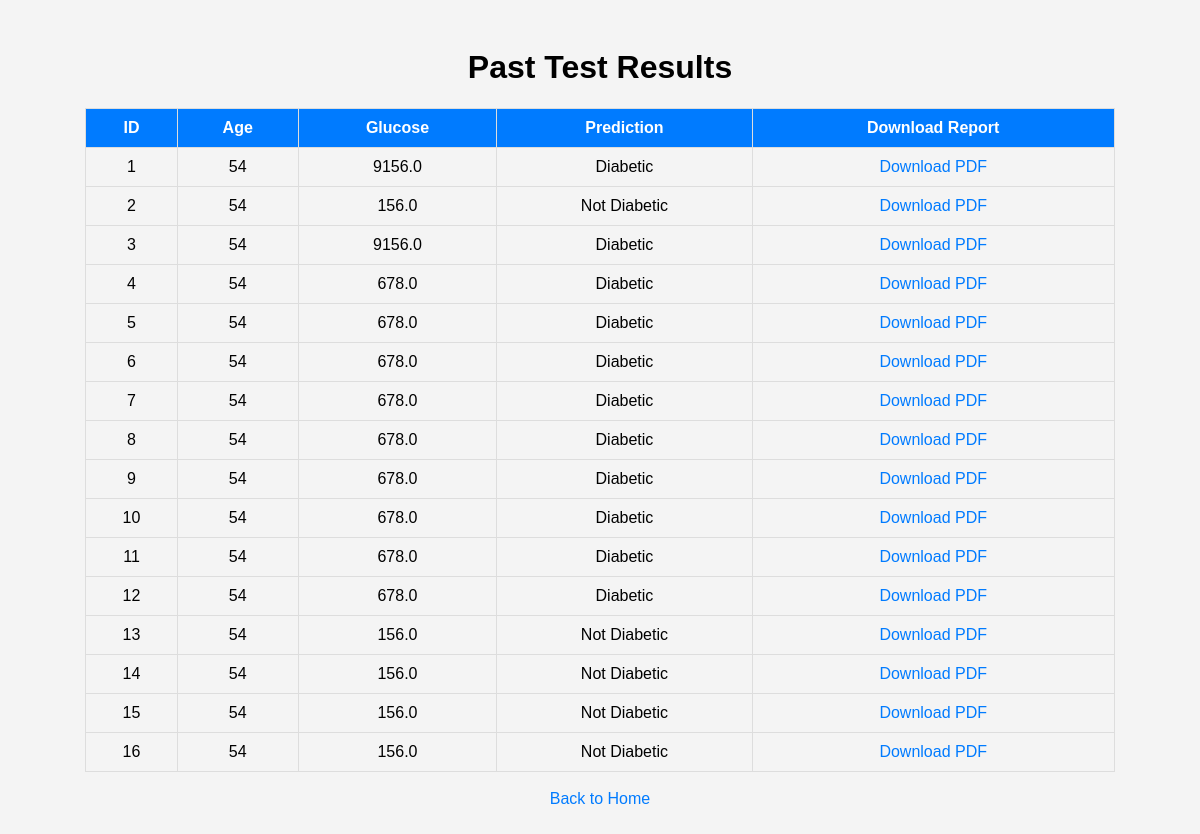
The app's page /results with its own data.
### app.py (models this page shows)
class TestResult(db.Model):
    id = db.Column(db.Integer, primary_key=True)
    pregnancies = db.Column(db.Integer, nullable=False)
    glucose = db.Column(db.Float, nullable=False)
    bp = db.Column(db.Float, nullable=False)
    skin_thickness = db.Column(db.Float, nullable=False)
    insulin = db.Column(db.Float, nullable=False)
    bmi = db.Column(db.Float, nullable=False)
    dpf = db.Column(db.Float, nullable=False)
    age = db.Column(db.Integer, nullable=False)
    exercise = db.Column(db.Integer, nullable=False)
    family_history = db.Column(db.Integer, nullable=False)
    diet = db.Column(db.Integer, nullable=False)
    homa_ir = db.Column(db.Float, nullable=False)
    estimated_bp = db.Column(db.Float, nullable=False)
    heart_rate = db.Column(db.Float, nullable=False)
    oxygen_level = db.Column(db.Float, nullable=False)
    cholesterol = db.Column(db.Float, nullable=False)
    stress_index = db.Column(db.Integer, nullable=False)
    nbmi = db.Column(db.Float, nullable=False)
    adjusted_insulin = db.Column(db.Float, nullable=False)
    prediction = db.Column(db.String(20), nullable=False)

### app.py (the view)
@app.route("/results")
def view_results():
    records = TestResult.query.all()
    if records:
        return render_template("results.html", results=records)
    return "No test results found. Please run a prediction first."

### templates/results.html (shortened to what this page needs)
<!DOCTYPE html>
<html lang="en">
<head>
</head>
<body>
  <h1>Past Test Results</h1>
  <table>
    <tr>
      <th>ID</th>
      <th>Age</th>
      <th>Glucose</th>
      <th>Prediction</th>
      <th>Download Report</th>
    </tr>
    {% for record in results %}
    <tr>
      <td>{{ record.id }}</td>
      <td>{{ record.age }}</td>
      <td>{{ record.glucose }}</td>
      <td>{{ record.prediction }}</td>
      <td><a href="/download/{{ record.id }}">Download PDF</a></td>
    </tr>
    {% endfor %}
  </table>
  <br>
  <a href="/">Back to Home</a>
</body>
</html>

### templates/results.html (style rules this page uses)
body { font-family: Arial, sans-serif; text-align: center; padding: 20px; background-color: #f4f4f4; }
table { width: 90%; margin: auto; border-collapse: collapse; }
th, td { border: 1px solid #ddd; padding: 10px; text-align: center; }
th { background-color: #007bff; color: white; }
a { color: #007bff; text-decoration: none; }

### records on screen
TestResult: id "1", age "54", glucose "9156.0", prediction "Diabetic"
TestResult: id "2", age "54", glucose "156.0", prediction "Not Diabetic"
TestResult: id "3", age "54", glucose "9156.0", prediction "Diabetic"
TestResult: id "4", age "54", glucose "678.0", prediction "Diabetic"
TestResult: id "5", age "54", glucose "678.0", prediction "Diabetic"
TestResult: id "6", age "54", glucose "678.0", prediction "Diabetic"
TestResult: id "7", age "54", glucose "678.0", prediction "Diabetic"
TestResult: id "8", age "54", glucose "678.0", prediction "Diabetic"
TestResult: id "9", age "54", glucose "678.0", prediction "Diabetic"
TestResult: id "10", age "54", glucose "678.0", prediction "Diabetic"
TestResult: id "11", age "54", glucose "678.0", prediction "Diabetic"
TestResult: id "12", age "54", glucose "678.0", prediction "Diabetic"
TestResult: id "13", age "54", glucose "156.0", prediction "Not Diabetic"
TestResult: id "14", age "54", glucose "156.0", prediction "Not Diabetic"
TestResult: id "15", age "54", glucose "156.0", prediction "Not Diabetic"
TestResult: id "16", age "54", glucose "156.0", prediction "Not Diabetic"
